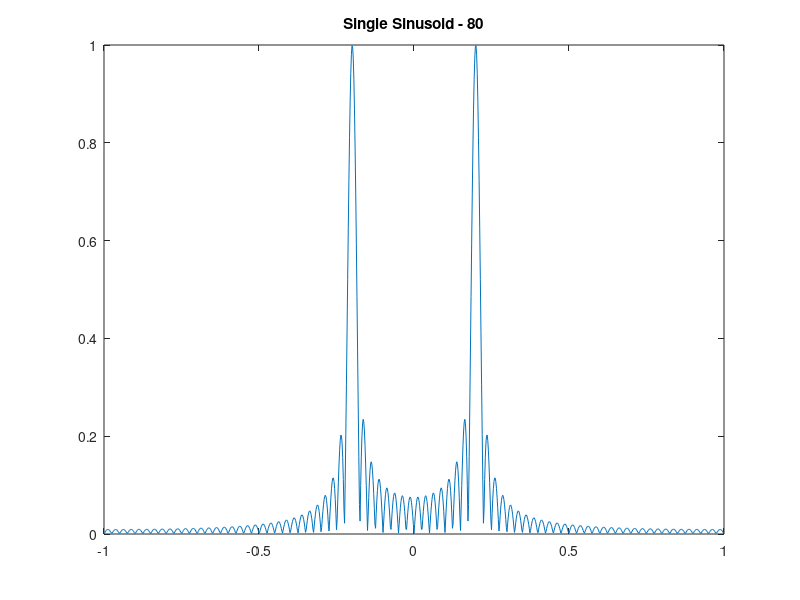
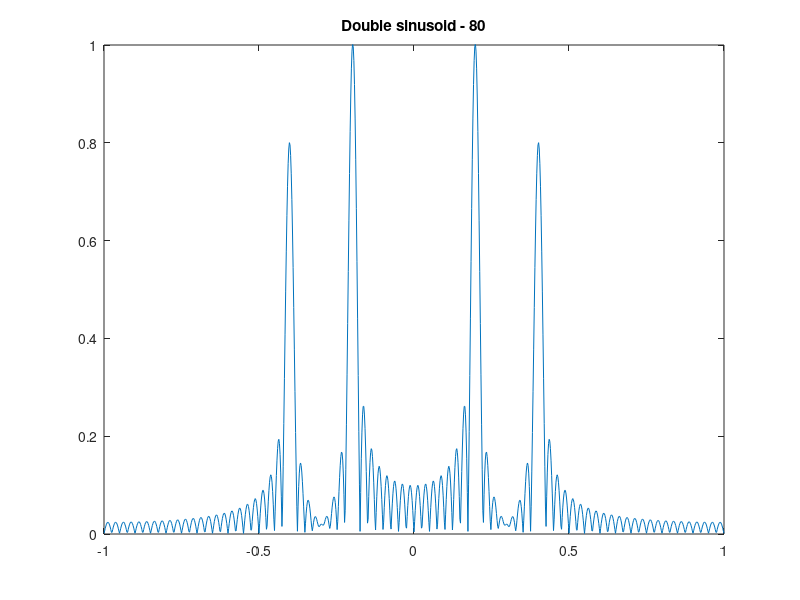
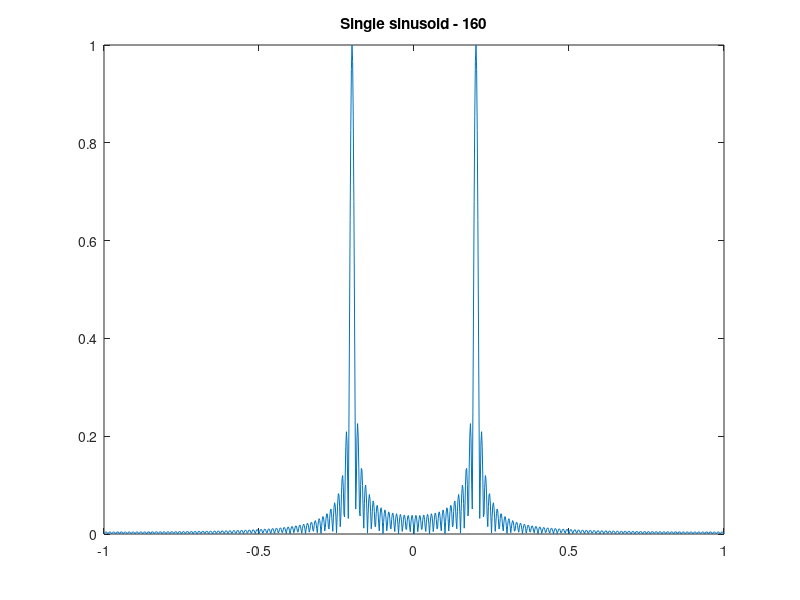
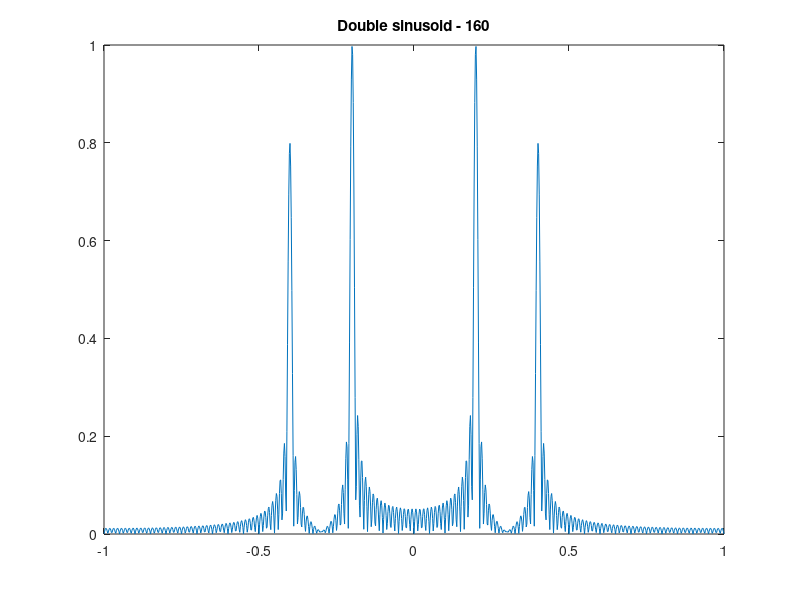

MATLAB code for these plots, in order:
%{
%%%%%%%%%%%%%%%%%%%%%%%%%%%%%%%%%%%%%%%%%%%%%%%%%%%%%%%%%%%%%
%%%%%%%%%%%%%%%%%%%%%%%%%%%%%%%%%%%%%%%%%%%%%%%%%%%%%%%%%%%%%
%Problem 1

%Problem 1.1
%x conditions
L = 200;
K = 50;

%h impulse response
syms t
h = (1/15).* ones(1,15);

%x impulse response
n = 0:L-1;
x = double(rem(n,K) < K/2);

%convolution
y = conv(h, x);

%plot of graph
figure
plot(n,y(1:200))
hold on;
plot(n, x, '--');
title("Problem 1.1");
xlim([0,200]);
ylim([-0.5,1.5]);
hold off;

%%%%%%%%%%%%%%%%%%%%%%%%%%%%%%%%%%%%%%%%%%%%%%%%%%%%%%
%Problem 1.2
%x conditions
L = 200;
K = 50;

%h impulse response
t = 0:1:14;
h = (0.25*(0.75.^t));

%x impulse response
n = 0:L-1;
x = double(rem(n,K) < K/2);

%convolution
y = conv(h, x);

%plot of graph
figure
plot(n,y(1:200))
hold on;
plot(n, x, '--');
title("Problem 1.2");
xlim([0,200]);
ylim([-0.5,1.5]);
hold off;

%%%%%%%%%%%%%%%%%%%%%%%%%%%%%%%%%%%%%%%%%%%%%%%%%%%%%%
%Problem 1.3
%h impulse response
t = 0:1:24;
h = (0.95.^t);

%x impulse response
n = 0:1:120;
d = @(n) double(n==0);
x = d(n) + 2*d(n-40) + 2*d(n-70) + d(n-80);

%convolution
y = conv(h, x);

%plot of graph
figure
plot(n,y(1:121));
hold on;
plot(n, x, '--');
title("Problem 1.3");
xlim([0,120]);
ylim([-0.1,3]);
hold off;

%%%%%%%%%%%%%%%%%%%%%%%%%%%%%%%%%%%%%%%%%%%%%%%%%%%%%%%%%%%%%
%%%%%%%%%%%%%%%%%%%%%%%%%%%%%%%%%%%%%%%%%%%%%%%%%%%%%%%%%%%%%
%Problem 2

%Problem 2.1
n = 0;
d = @(n) double(n==0);
x = d(n);

y = syst(x, 179008726);

disp(y);

%%%%%%%%%%%%%%%%%%%%%%%%%%%%%%%%%%%%%%%%%%%%%%%%%%%%%%%%%%%%%
%Problem 2.2
n = 0:1:2;
d = @(n) double(n==0);
x = d(n-2);

y = syst(x, 179008726);

disp(y);

x = 3*d(n) + 2*d(n-2);

y = syst(x, 179008726);

disp(y);

%%%%%%%%%%%%%%%%%%%%%%%%%%%%%%%%%%%%%%%%%%%%%%%%%%%%%%%%%%%%%%
%Problem 2.3

id = 179008726;
n = 0:1:2;
h = [1 -1 2 3 4];
d = @(n) double(n==0);
x = d(n);

x = [1, 1, 1, 1, 1, 1, 1, 1, 1, 1];

y = syst(x,id);
disp(y);
y = conv(x,h);
disp(y);

x = [1, -1, 1, -1, 1, -1, 1, -1, 1, -1];

y = syst(x,id);
disp(y);
y = conv(x,h);
disp(y);

%%%%%%%%%%%%%%%%%%%%%%%%%%%%%%%%%%%%%%%%%%%%%%%%%%%%%%%%%%%%%
%%%%%%%%%%%%%%%%%%%%%%%%%%%%%%%%%%%%%%%%%%%%%%%%%%%%%%%%%%%%%
%Problem 3

%Problem 3.1
p = @(n) double(n>=0 & n<=L-1);
L = 40;
n = -5:1:45;

%plot of graph
figure;
stem(n, p(n));
hold on;
title("Problem 3.1 - Part 1");
xlim([-5, 45]);
ylim([0, 1.5]);
hold off;

x = linspace(-pi,pi,1001);
P = @(x) L*exp(-1i.*x*(L-1)/2).*(sinc(x.*L./(2*pi))./sinc(x./(2*pi)));
w0 = 0;
f = abs(P(x)/P(w0));
freq = freqz(p(n),1,x);

%plot of graph
figure;
plot(x/pi,f);
hold on;
title("Problem 3.1 - Part 2");
xlim([-1,1]);
ylim([0,1]);
hold off;

error1 = norm(freq);
error2 = norm(P(x));
error = error1 - error2;
disp(error1);
disp(error2);
disp(error);

%%%%%%%%%%%%%%%%%%%%%%%%%%%%%%%%%%%%%%%%%%%%%%%%%%%%%%%%%%%%%%
%Problem 3.2

L = 40;
w0 = 0.2*pi;
n = -5:45;
x = linspace(-pi,pi,1001);

s = @(n) sin(w0.*n).*double(n >= 0 & n <= L - 1);

figure;
stem(n,s(n));
hold on;
xlim([-5,45]);
ylim([-1.5,1.5]);
title("Problem 3.2 - Part 1");
hold off;

P = @(x) L*exp(-1i.*x*(L-1)/2).*(sinc(x.*L./(2*pi))./sinc(x./(2*pi)));
p = @(n) double(n >= 0 & n <= L - 1);

S = @(x) (1/(2*1i))*(P(x - w0) - P(x + w0));
f = abs(S(x)/S(w0));
freq = freqz(s(n),1,x);

figure;
plot(x/pi,f);
hold on;
xlim([-1,1]);
ylim([0,1]);
title("Problem 3.2 - Part 2");
hold off;

error1 = norm(freq);
error2 = norm(S(x));
error = error1 - error2;
disp(error1);
disp(error2);
disp(error);

%%%%%%%%%%%%%%%%%%%%%%%%%%%%%%%%%%%%%%%%%%%%%%%%%%
%Problem 3.3

w1 = .2*pi;
w2 = .4*pi;
n = -5:1:45;

p = @(n) double(n>=0 & n<=L-1);
s = @(n) (sin(w1*n) + .8.*(sin(w2*n))).*p(n);

figure;
stem(n, s(n));
hold on;
xlim([-5,45]);
ylim([-1.5,1.5]);
title('Problem 3.3 - Part 1');
hold off;

L = 40;
x = linspace(-pi,pi,1001);


P = @(x) L*exp( (-1i*(L-1)/2 ).*(x)).*sinc(x.*L./(2*pi))./(sinc(x./(2*pi)) );
S1 = @(x) (1/2*1i) .*((P(x-w1)) - (P(x+w1)));
S2 = @(x) (1/2*1i) .*((P(x-w2)) - (P(x+w2)));
S = @(x) S1(x) + .8*S2(x);
f = abs(S(x)./S(w1));
freq = freqz(s(n),1,x);

figure;
plot(x/pi, f);
hold on;
xlim([-1,1]);
ylim([0,1]);
title('Problem 3.3 - Part 2');

error1 = norm(freq);
error2 = norm(S(x));
error = error1 - error2;
disp(error1);
disp(error2);
disp(error);

%%%%%%%%%%%%%%%%%%%%%%%%%%%%%%%%%%%%%%%%%%%%%%%%%%%%
%Problem 3.4

n = -5:1:45;
w1 = .2*pi;
w2 = .4*pi;
L = 40;
x = linspace(-pi,pi,1001);

p = @(n) double(n>=0 & n<=L-1);
P = @(x) L*exp( (-1i*(L-1)/2 ).*(x)).*sinc(x.*L./(2*pi))./(sinc(x./(2*pi)) );
s = @(n) (sin(w1*n) + .8.*(sin(w2*n))).*p(n);
S1 = @(x) (1/2*1i) .*((P(x-w1)) - (P(x+w1)));
S2 = @(x) (1/2*1i) .*((P(x-w2)) - (P(x+w2)));
S = @(x) S1(x) + .8*S2(x);
f = abs(S(x)./S(w1));

f2 = @(x) -abs(S(x));
peak = fminbnd(f2,0.1*pi,0.3*pi);
disp(peak);

peak = fminbnd(f2,0.3*pi,0.5*pi);
disp(peak);

L = 40;
w0 = 0.2*pi;
P = @(x) L*exp(-1i.*x*(L-1)/2).*(sinc(x.*L./(2*pi))./sinc(x./(2*pi)));
S = @(x) (1/(2*1i))*(P(x - w0) - P(x + w0));
f1 = @(x) -abs(S(x));
peak = fminbnd(f1,0.1*pi,0.3*pi);
disp(peak);
%}
%%%%%%%%%%%%%%%%%%%%%%%%%%%%%%%%%%%%%%%%%%%%%%%%%%%%%%
%Problem 3.5

L = 80;
w1 = 0.1987*pi;
w2 = 0.4008*pi;
w0 = 0.1996*pi;
x = linspace(-pi,pi,1001);

P = @(x) L*exp(-1i.*x*(L-1)/2).*(sinc(x.*L./(2*pi))./sinc(x./(2*pi)));
S_P = @(x) (1/(2*1i))*(P(x - w0) - P(x + w0));
s = abs(S_P(x)/S_P(w0));
freq = linspace(-1,1,length(s));

figure;
plot(freq,s);
hold on;
xlim([-1,1]);
ylim([0,1]);
title("Single Sinusoid - 80");
hold off;

S_P1 = @(x) (1/(2*1i))*(P(x - w1) - P(x + w1));
S_P2 = @(x) (1/(2*1i))*(P(x - w2) - P(x + w2));
S = @(x) S_P1(x) + 0.8*S_P2(x);
sp = abs(S(x)/S(w1));

figure;
plot(freq,sp);
hold on;
xlim([-1,1]);
ylim([0,1]);
title('Double sinusoid - 80');
hold off;

L = 160;
w1 = 0.1997*pi;
w2 = 0.4002*pi;
w0 = 0.1999*pi;
x = linspace(-pi,pi,1001);

P = @(x) L*exp(-1i.*x*(L-1)/2).*(sinc(x.*L./(2*pi))./sinc(x./(2*pi)));
S_P = @(x) (1/(2*1i))*(P(x - w0) - P(x + w0));
sp = abs(S_P(x)/S_P(w0));
freq = linspace(-1,1,length(sp));

figure;
plot(freq,sp);
hold on;
xlim([-1,1]);
ylim([0,1]);
title('Single sinusoid - 160');
hold off;

S_P1 = @(x) (1/(2*1i))*(P(x - w1) - P(x + w1));
S_P2 = @(x) (1/(2*1i))*(P(x - w2) - P(x + w2));
S = @(x) S_P1(x) + 0.8*S_P2(x);
sp = abs(S(x)/S(w1));

figure;
plot(freq,sp);
hold on;
xlim([-1,1]);
ylim([0,1]);
title('Double sinusoid - 160');
hold off;
%}